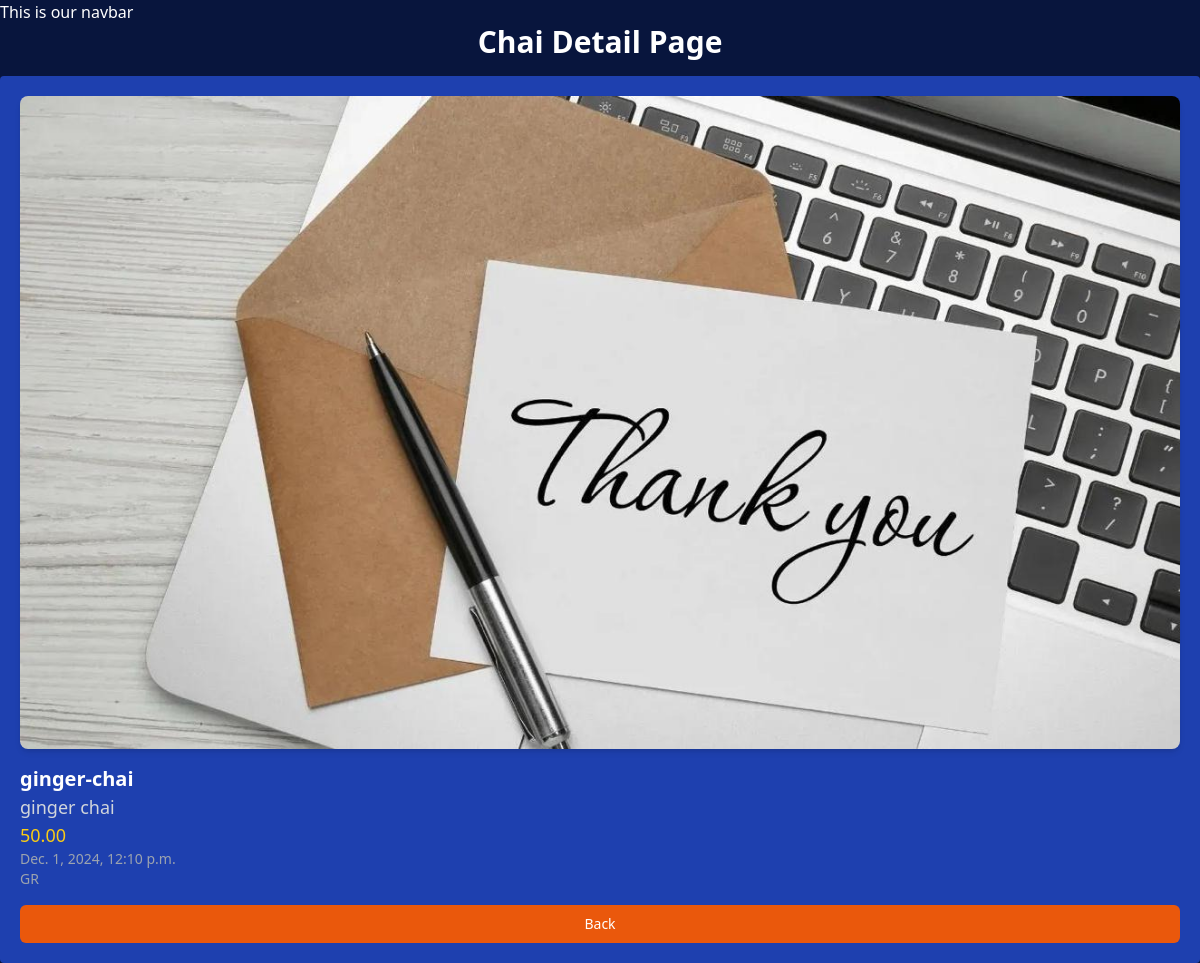
Page /practice/1/ on the committed database.
### practice/models.py (models this page shows, shortened)
class ChaiVariety(models.Model):
    CHAI_TYPE_CHOICE = [
        ('ML', 'MASALA'),
        ('GR', 'GINGER'),
        ('KL', 'KIWI'),
        ('PL', 'PLAIN'),
        ('El', 'ELACHI')
    ]
    name = models.CharField(max_length=100)
    image = models.ImageField(upload_to='images/')
    data_added = models.DateTimeField(default=timezone.now)
    type = models.CharField(max_length=2, choices=CHAI_TYPE_CHOICE)
    description = models.TextField(default='')
    price = models.DecimalField(max_digits=5, decimal_places=2, default=0.00)

### practice/views.py (the view)
# urls.py: path('<int:chai_id>/', views.chai_detail, name='chai_detail'),
def chai_detail(request, chai_id):
    chai = ChaiVariety.objects.get(id=chai_id)
    return render(request, 'chai/chai_detail.html', {'chai': chai})

### practice/templates/chai/chai_detail.html (shortened to what this page needs)
{% extends "layout.html" %}
{% block content %}
<h1 class="text-3xl font-bold text-center mb-4">Chai Detail Page</h1>
<div class="bg-blue-800 p-5 rounded shadow-lg">
    <img src="{{chai.image.url}}" alt="" class="rounded-lg shadow-md mb-4">
    <h3 class="text-xl font-semibold text-white">{{chai.name}}</h3>
    <h3 class="text-lg text-gray-300">{{chai.description}}</h3>
    <h3 class="text-lg text-yellow-400">{{chai.price}}</h3>
    <h3 class="text-sm text-gray-400">{{chai.data_added}}</h3>
    <h3 class="text-sm text-gray-400">{{chai.type}}</h3>
    <a href="/practice/">
        <button type="button"
            class="mt-4 inline-flex items-center w-full justify-center px-4 py-2 border border-transparent text-sm font-medium rounded-md text-white bg-orange-600 hover:bg-orange-700 focus:outline-none focus:ring-2 focus:ring-offset-2 focus:ring-orange-500"
        >
        Back
        </button>
    </a>
</div>
{% endblock content %}

### static/style.css (style rules this page uses)
body { background-color: #08153d; color: #FFFFFF; }
h1 { text-align: center; font-size: 2em; }

### rows in the picture
ChaiVariety: image (picture), name "ginger-chai", description "ginger chai", price "50.00", data_added "Dec. 1, 2024, 12:10 p.m.", type "GR"
